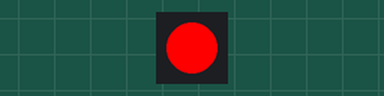
Simulated run of this sketch. Board: ESP8266 (NodeMCU). Shown: 1 RGB LEDs in strip order, left to right. Dim RGB values are drawn brighter than linear; what the sketch prints to the serial monitor is not drawn.

Above: at 0.17 s.
At 1.68 s:
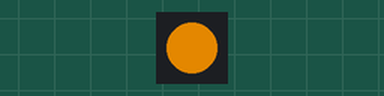
At 3.21 s:
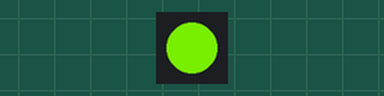
At 6.29 s:
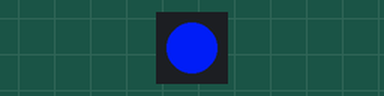
Timing chart, 0 to 6.4 s (numbered marks = the images above):
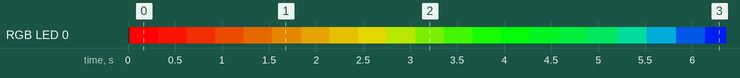

Measured:
- by itself, RGB LED 0: off → RGB(255, 0, 0) at 0.02 s, → RGB(237, 18, 0) 0.31 s later, → RGB(215, 40, 0) 0.30 s later, → RGB(194, 61, 0) 0.30 s later, … (21 changes in this stretch)

The sketch:

LED_interpolate_test.ino
```cpp
#include <FastLED.h>

#define PIN_PIXEL D1
#define PIXEL_COUNT 1

CRGB leds[PIXEL_COUNT];
CHSV ledsHSV[PIXEL_COUNT][3];

uint8_t transitionTarget; // to which index are we heading?
uint8_t transitionStart;  // from which index did we start?
uint32_t transitionTime;
uint32_t time_start;     // Start time of commanded transition
uint32_t time_end; // End time of commanded transition
uint32_t time_current;   // Recalculated in transition loop

void setup() {
    Serial.begin(115200);

    FastLED.addLeds<WS2811, PIN_PIXEL, GRB>(leds, PIXEL_COUNT);
    for (int targetLED = 0; targetLED < PIXEL_COUNT; targetLED += 1) {
        CHSV tempColour = CHSV(0, 255, 255);
        leds[targetLED] = tempColour;
        ledsHSV[targetLED][0] = tempColour;
        ledsHSV[targetLED][1] = tempColour;
        ledsHSV[targetLED][2] = tempColour;
    }
    FastLED.show();

    ledsHSV[0][2].hue = 127;

    transitionTarget = 2; // to which index are we heading?
    transitionStart = 1;  // from which index did we start?
    transitionTime = 5000;
    time_start = millis();     // Start time of commanded transition
    time_end = time_start + transitionTime; // End time of commanded transition
    time_current = millis();   // Recalculated in transition loop

    Serial.println("Initial states:");
    diagnostics();
    Serial.println("----END SETUP----");
    // This checks OK.
}

void loop() {
    time_current = millis();
    updateLEDs();
    writeLEDs();
    diagnostics();
    // delay(500);
    FastLED.show();
}

void writeLEDs() {
    // Map ledsHSV to leds (RGB), and update the pixel string.
    for (int i = 0; i < PIXEL_COUNT ; i++) {
        // Get the HSV colour
        CHSV tempColour = CHSV(ledsHSV[i][0].hue, ledsHSV[i][0].sat, ledsHSV[i][0].val);
        // Now assign that to the RGB array; conversion is automatic
        Serial.println(tempColour.hue);
        leds[i] = tempColour;
    }
    // We'll need to call FastLED.show(); to update the string.
    // FastLED.show(); // ...but do that in the loop.
}

void updateLEDs() {
    // Current state is ledsHSV[i][0], start is [i][transitionStart], target [i][transitionTarget]

    for (int i = 0; i < PIXEL_COUNT; i++) {
        CHSV tempColour;
        tempColour.hue = interpolate(ledsHSV[i][transitionStart].hue,
                                     ledsHSV[i][transitionTarget].hue,
                                     time_start, time_end, time_current);
        tempColour.sat = interpolate(ledsHSV[i][transitionStart].sat,
                                     ledsHSV[i][transitionTarget].sat,
                                     time_start, time_end, time_current);
        tempColour.val = interpolate(ledsHSV[i][transitionStart].val,
                                     ledsHSV[i][transitionTarget].val,
                                     time_start, time_end, time_current);
        ledsHSV[i][0] = tempColour;
        leds[i] = tempColour;
    }
    // Again, we'll need to call FastLED.show() to update the string. Do that in the loop.
}

void diagnostics() {
    Serial.print("Time Start: ");
    Serial.print(time_start);
    Serial.print(" Time End: ");
    Serial.print(time_end);
    Serial.print(" Time Current: ");
    Serial.println(time_current);
    Serial.print("LEDs: ");
    for (int i = 0; i < 3 ; i++) {
        Serial.print("Selected hue: ");
        Serial.print(ledsHSV[0][i].hue);
        Serial.print(" ");
    }
    Serial.println();
    // Serial.println("Servos: ");
    // for (int i = 0; i < SERVO_COUNT; i++) {
    //     Serial.print("  ");
    //     Serial.print(i);
    //     Serial.print(": ");
    //     for (int j = 0; j < 3; j++) {
    //         Serial.print(servoPosition[i][j]);
    //         Serial.print(" ");
    //     }
    //     Serial.println();
    // }
    Serial.println("----");
}

int interpolate(int start_value, int target_value, int start_time, int end_time, int current_time) {
    float start_value_float = (float) start_value;
    float target_value_float = (float) target_value;
    float calculated_value_float;
    int calculated_value_int;

    // Serial.print(start_value_float);
    // Serial.print(" ");
    // Serial.println(target_value_float);

    if ( target_value_float < start_value_float ) {
        calculated_value_float = start_value_float - ( ( (start_value_float - target_value_float) / (float)(end_time - start_time) ) * (float)(current_time - start_time) );
    } else {
        calculated_value_float = start_value_float + ( ( (target_value_float - start_value_float) / (float)(end_time - start_time) ) * (float)(current_time - start_time) );
    }

    calculated_value_int = (int) calculated_value_float;
    return calculated_value_int;
}
```
